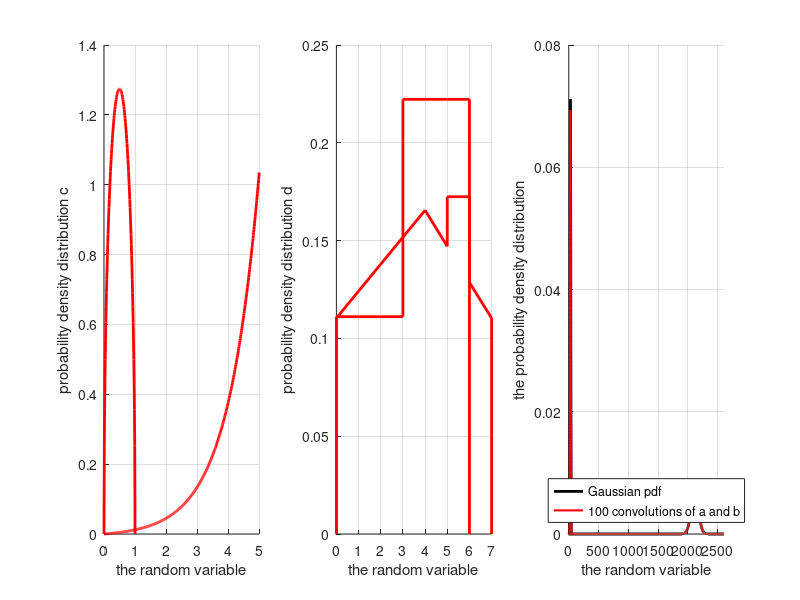

Recreate this plot in MATLAB.
% Benjamin Getraer  PSET 2    GEO422
% bgetraer@princeton.edu
%% PART II
% Demonstration of "Central Limit Theorem" through convolution of non-
% uniform probability density functions of multiple independent random 
% variables.

% a semi-circle
x1 = 0:0.01:1;
a = sqrt((1/2)^2-(x1-1/2).^2);
a = a./trapz(x1,a);

% a step
x2 = [0 0:3 3:6 6];
b = [0 4 4 4 4 8 8 8 8 0];
b = b./trapz(x2,b);

% an exponential
x3 = 0:0.01:5;
c = exp(x3)-1;
c = c./trapz(x3,c);

% a house
x4 = [0 0:5 5 6 6 7 7];
d = [0 4 4.5 5 5.5 6 5.33 6.25 6.25 4.66 4 0];
d = d./trapz(x4,d);

%% ex: 1 a semi-circle and a step
N = 10; % number of convolutions
z = b; % start with step
for i = 1:N
    % switch off btwn convolving with semi-circle and step
    if rem(i,2)
        f = a;
    else
        f = b;
    end
    % convolve the cumulative distribution function z
    % with the pdf f
    z = conv(f,z);
end
% create x-axis
x_z = (0:length(z)-1).*0.1;
% normalize area of z
z = z./trapz(x_z,z);
% expectation of z
mu = trapz(x_z,z.*x_z);
% variance of z
s2 = trapz(x_z,z.*(x_z-mu).^2);

% plot the results
figure(2)
subplot(1,3,1); hold on; grid on;
plot(x1,a,'r','linewidth',2)
xlabel('the random variable');
ylabel('probability density distribution a');

subplot(1,3,2); hold on; grid on;
plot(x2,b,'r','linewidth',2)
xlabel('the random variable');
ylabel('probability density distribution b');

subplot(1,3,3); hold on; grid on;
plot(x_z,pdf('norm',x_z,mu,sqrt(s2)),'k','linewidth',2);
plot(x_z,z,'r','linewidth',1.5);
xlim([x_z(1),x_z(end)]);
xlabel('the random variable');
ylabel('the probability density distribution');
legend('Gaussian pdf',sprintf('%i convolutions of a and b',N),'location','South');

%% ex: 2 a house and an exponential
N = 100; % number of convolutions
z = c; % start with step
for i = 1:N
    % switch off btwn convolving with semi-circle and step
    if rem(i,2)
        f = d;
    else
        f = c;
    end
    % convolve the cumulative distribution function z
    % with the pdf f
    z = conv(f,z);
end
% create x-axis
x_z = (0:length(z)-1).*0.1;
% normalize area of z
z = z./trapz(x_z,z);
% expectation of z
mu = trapz(x_z,z.*x_z);
% variance of z
s2 = trapz(x_z,z.*(x_z-mu).^2);

% plot the results
figure(2)
subplot(1,3,1); hold on; grid on;
plot(x3,c,'r','linewidth',2)
xlabel('the random variable');
ylabel('probability density distribution c');
xlim([x3(1),x3(end)]);

subplot(1,3,2); hold on; grid on;
plot(x4,d,'r','linewidth',2)
xlabel('the random variable');
ylabel('probability density distribution d');
xlim([x4(1),x4(end)]);

subplot(1,3,3); hold on; grid on;
plot(x_z,pdf('norm',x_z,mu,sqrt(s2)),'k','linewidth',2);
plot(x_z,z,'r','linewidth',1.5);
xlim([x_z(1),x_z(end)]);
xlabel('the random variable');
ylabel('the probability density distribution');
legend('Gaussian pdf',sprintf('%i convolutions of a and b',N),'location','South');